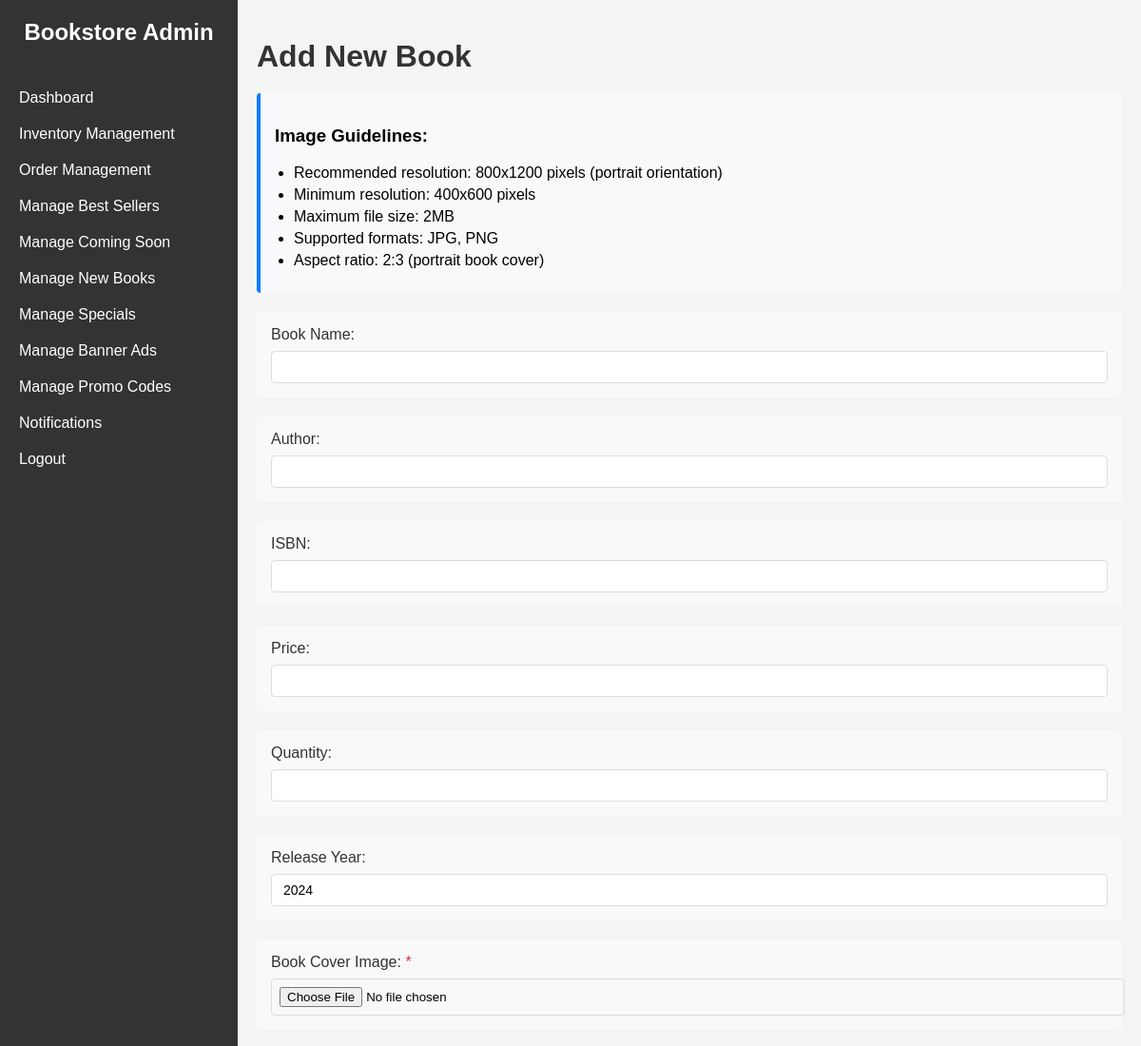
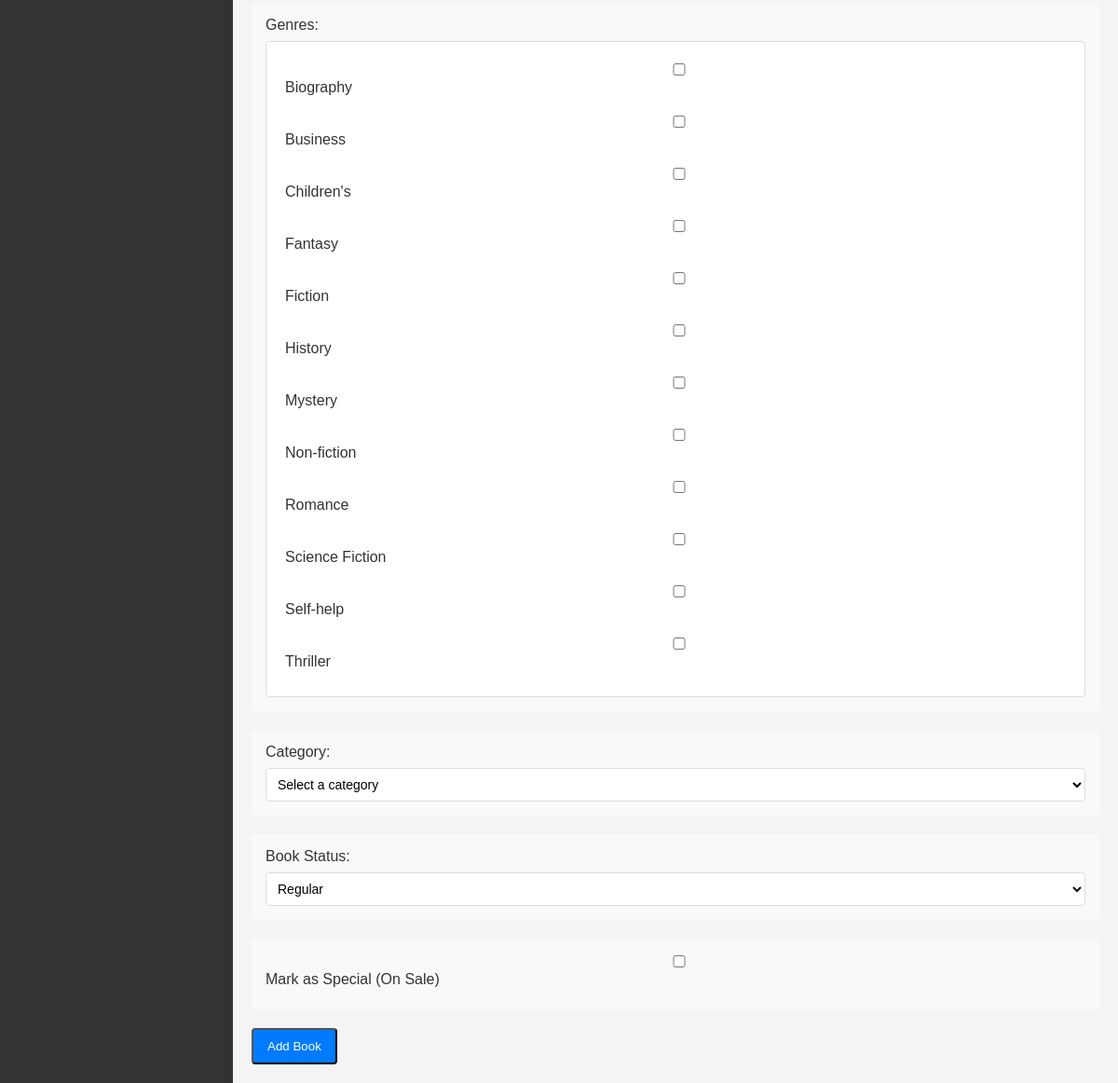
The page /admin/inventory_add.php (signed in) on the database its author committed (2 pictures, top to bottom).
### tables this page shows
CREATE TABLE `genres` (
  `id` int(11) NOT NULL,
  `name` varchar(50) NOT NULL
);

### admin/inventory_add.php (the view, shortened to what this page needs)
<?php
require_once '../includes/db_connect.php';
try {
    $stmt = $pdo->query("SELECT * FROM genres ORDER BY name");
    $all_genres = $stmt->fetchAll(PDO::FETCH_ASSOC);
} catch (PDOException $e) {
    $error = "Error fetching genres and categories: " . $e->getMessage();
}
?>
<!DOCTYPE html>
<html lang="en">
<head>
    <link rel="stylesheet" href="../css/admin-panel.css">
</head>
<body>
    <div class="admin-container">
        <?php include '../includes/sidebar.php'; ?>
        <div class="main-content">
            <h1>Add New Book</h1>
            <div class="info-box">
                <h3>Image Guidelines:</h3>
                <ul>
                    <li>Recommended resolution: 800x1200 pixels (portrait orientation)</li>
                    <li>Minimum resolution: 400x600 pixels</li>
                    <li>Maximum file size: 2MB</li>
                    <li>Supported formats: JPG, PNG</li>
                    <li>Aspect ratio: 2:3 (portrait book cover)</li>
                </ul>
            </div>
            <form action="inventory_add.php" method="post" enctype="multipart/form-data">
                <div class="form-group">
                    <label for="book_name">Book Name:</label>
                    <input type="text" id="book_name" name="book_name" required>
                </div>
                <div class="form-group">
                    <label for="author">Author:</label>
                    <input type="text" id="author" name="author" required>
                </div>
                <div class="form-group">
                    <label for="isbn">ISBN:</label>
                    <input type="text" id="isbn" name="isbn" required>
                </div>
                <div class="form-group">
                    <label for="price">Price:</label>
                    <input type="number" id="price" name="price" step="0.01" min="0" required>
                </div>
                <div class="form-group">
                    <label for="quantity">Quantity:</label>
                    <input type="number" id="quantity" name="quantity" min="0" required>
                </div>
                <div class="form-group">
                    <label for="release_year">Release Year:</label>
                    <input type="number" id="release_year" name="release_year" min="1800" max="<?php echo date('Y') + 10; ?>" value="<?php echo date('Y'); ?>" required>
                </div>
                <div class="form-group">
                    <label for="image" class="required">Book Cover Image:</label>
                    <input type="file" id="image" name="image" accept="image/jpeg,image/png" required>
                </div>
                <div class="form-group">
                    <label>Genres:</label>
                    <div class="genres-grid">
                        <?php foreach ($all_genres as $genre): ?>
                            <label class="genre-item">
                                <input type="checkbox"
                                    name="genres[]"
                                    value="<?php echo $genre['id']; ?>">
                                <?php echo htmlspecialchars($genre['name']); ?>
                            </label>
                        <?php endforeach; ?>
                    </div>
                </div>
                <div class="form-group">
                    <label for="category">Category:</label>
                    <select id="category" name="category" required class="form-select">
                        <option value="">Select a category</option>
                    </select>
                </div>
                <div class="form-group">
                    <label for="book-status">Book Status:</label>
                    <select id="book-status" name="status" class="form-select" required>
                        <option value="regular">Regular</option>
                    </select>
                </div>
                <div class="form-group">
                    <label class="checkbox-label">
                        <input type="checkbox" name="is_special" value="1" id="is-special">
                        Mark as Special (On Sale)
                    </label>
                </div>
                <button type="submit" class="btn">Add Book</button>
            </form>
        </div>
    </div>
</body>
</html>

### Includes/sidebar.php (shortened to what this page needs)
<div class="sidebar">
    <div class="logo">
        <h2>Bookstore Admin</h2>
    </div>
    <nav>
        <ul>
            <li><a href="index.php">Dashboard</a></li>
            <li><a href="inventory.php">Inventory Management</a></li>
            <li><a href="orders.php">Order Management</a></li>
            <li><a href="manage_bestsellers.php">Manage Best Sellers</a></li>
            <li><a href="manage_coming_soon.php">Manage Coming Soon</a></li>
            <li><a href="manage_new.php">Manage New Books</a></li>
            <li><a href="manage_specials.php">Manage Specials</a></li>
            <li><a href="manage_banner_ads.php">Manage Banner Ads</a></li>
            <li><a href="manage_promo_codes.php">Manage Promo Codes</a></li>
            <li>
                <a href="notifications.php">
                    Notifications
                </a>
            </li>
            <li><a href="logout.php">Logout</a></li>
        </ul>
    </nav>
</div>

### css/admin-panel.css (style rules this page uses)
body { font-family: Arial, sans-serif; margin: 0; padding: 0; background-color: #f4f4f4; }
.admin-container { display: flex; min-height: 100vh; }
.sidebar { width: 250px; background-color: #333; color: #fff; padding-top: 20px; }
.sidebar .logo { text-align: center; padding-bottom: 20px; }
.sidebar h2 { margin: 0; font-size: 1.5em; }
.sidebar nav ul { list-style-type: none; padding: 0; }
.sidebar nav ul li a { display: block; color: #fff; padding: 10px 20px; text-decoration: none; transition: background-color 0.3s; }
.main-content { flex-grow: 1; padding: 20px; }
h1 { color: #333; margin-bottom: 20px; }
.btn { display: inline-block; padding: 10px 15px; background-color: #007bff; color: #fff; text-decoration: none; border-radius: 4px; transition: background-color 0.3s; }
.form-group { margin-bottom: 20px; }
label { display: block; margin-bottom: 5px; color: #666; }
input[type="text"], input[type="number"], input[type="date"] { width: 100%; padding: 8px; border: 1px solid #ddd; border-radius: 4px; box-sizing: border-box; }
.form-group { margin-bottom: 15px; }
.form-group label { display: block; margin-bottom: 5px; }
.form-group input, .form-group select { width: 100%; padding: 8px; border: 1px solid #ddd; border-radius: 4px; }
.form-group { margin-bottom: 20px; background-color: #f8f9fa; padding: 15px; border-radius: 4px; }
.form-group label { display: block; font-weight: 500; margin-bottom: 8px; color: #333; }
.form-group label.required:after { content: " *"; color: #dc3545; }
.form-select { width: 100%; padding: 8px 12px; border: 1px solid #ddd; border-radius: 4px; background-color: white; font-size: 14px; cursor: pointer; }
.genres-grid { background-color: white; border: 1px solid #ddd; border-radius: 4px; padding: 15px; }
.genre-item { display: flex; align-items: center; min-width: 150px; cursor: pointer; padding: 5px; border-radius: 4px; transition: background-color 0.2s; }
.genre-item input[type="checkbox"] { margin-right: 8px; cursor: pointer; }
.checkbox-label { display: flex; align-items: center; cursor: pointer; font-weight: normal; }
.checkbox-label input[type="checkbox"] { margin-right: 8px; cursor: pointer; }
input[type="text"], input[type="number"], input[type="date"], input[type="email"], input[type="password"], textarea { width: 100%; padding: 8px 12px; border: 1px solid #ddd; border-radius: 4px; font-size: 14px; box-sizing: border-box; }
.info-box { background-color: #f8f9fa; padding: 15px; border-radius: 4px; margin-bottom: 20px; border-left: 4px solid #007bff; }
.info-box ul { margin: 10px 0; padding-left: 20px; }
.info-box li { margin-bottom: 5px; }

### rows shown on the page
genres: name "Biography"
genres: name "Business"
genres: name "Children's"
genres: name "Fantasy"
genres: name "Fiction"
genres: name "History"
genres: name "Mystery"
genres: name "Non-fiction"
genres: name "Romance"
genres: name "Science Fiction"
genres: name "Self-help"
genres: name "Thriller"
